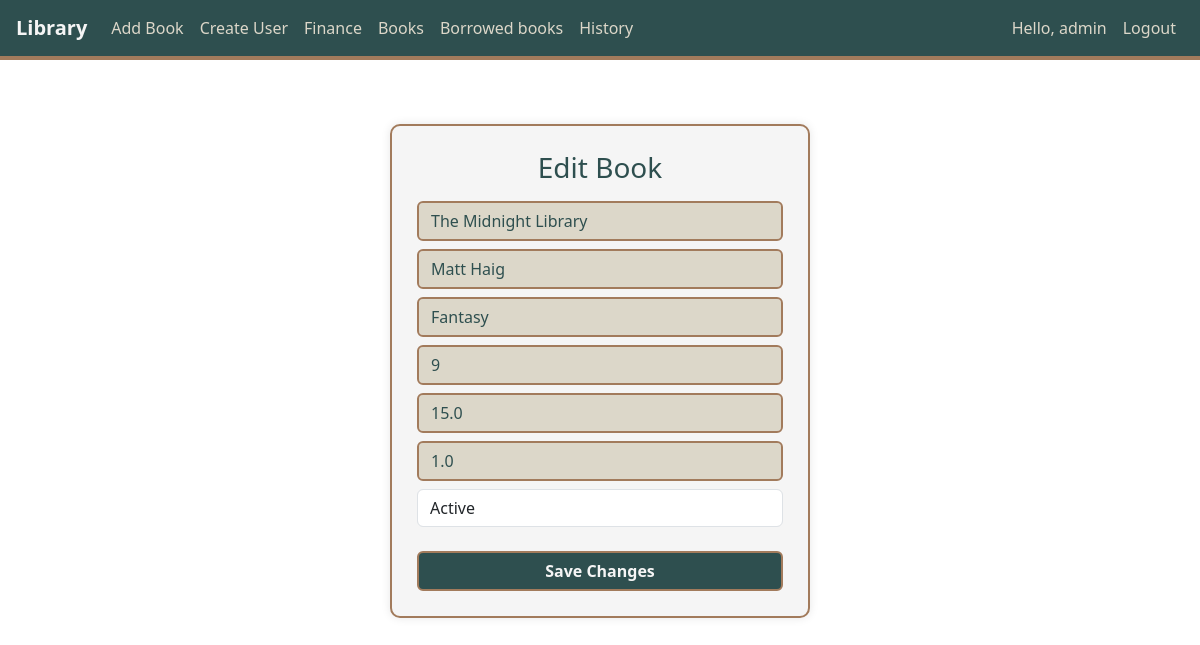
Page /admin/books/edit/3 (signed in) on the committed database.
### tables this page shows
CREATE TABLE books (    id INTEGER PRIMARY KEY AUTOINCREMENT,    title TEXT NOT NULL,    author_id INTEGER NOT NULL,    genre_id INTEGER NOT NULL,    stock INTEGER NOT NULL DEFAULT 0,    status TEXT NOT NULL DEFAULT 'active',       buy_price REAL NOT NULL DEFAULT 0,           borrow_fee REAL NOT NULL DEFAULT 0,         FOREIGN KEY (author_id) REFERENCES authors(id),    FOREIGN KEY (genre_id) REFERENCES genres(id));

CREATE TABLE authors (    id INTEGER PRIMARY KEY AUTOINCREMENT,    name TEXT NOT NULL UNIQUE);

CREATE TABLE genres (    id INTEGER PRIMARY KEY AUTOINCREMENT,    name TEXT NOT NULL UNIQUE);

### app.py (the view, shortened to what this page needs)
@app.route("/admin/books/edit/<int:book_id>", methods=["GET", "POST"])
@login_required
def edit_book(book_id):
    if request.method == "GET":
        book = db.execute("""
            SELECT books.*, authors.name AS author_name, genres.name AS genre_name
            FROM books
            JOIN authors ON books.author_id = authors.id
            JOIN genres ON books.genre_id = genres.id
            WHERE books.id = ?
        """, book_id)
        if not book:
            flash("Book not found.")
            return redirect("/index")
        return render_template("edit_book.html", book=book[0])

### app.py (called while the page is built)
def login_required(f):
    @wraps(f)
    def decorated_function(*args, **kwargs):
        if session.get("user_id") is None:
            flash("You must be logged in.")
            return redirect("/login")
        return f(*args, **kwargs)
    return decorated_function

### templates/edit_book.html (shortened to what this page needs)
{% extends "layout.html" %}
{% block body %}
<div class="auth-box">
    <h3 class="text-center mb-3" style="color:#2E4F4F;">Edit Book</h3>
   <form action="/admin/books/edit/{{ book.id }}" method="post">
        <input name="title" class="form-control my-2" value="{{ book.title }}" placeholder="Title">
        <input name="author" class="form-control my-2" value="{{ book.author_name }}" placeholder="Author">
        <input name="genre" class="form-control my-2" value="{{ book.genre_name }}" placeholder="Genre">
        <input name="stock" type="number" class="form-control my-2" value="{{ book.stock }}" placeholder="Stock">
        <input name="buy_price" type="number" step="0.01" class="form-control my-2" value="{{ book.buy_price }}" placeholder="Buy Price">
        <input name="borrow_fee" type="number" step="0.01" class="form-control my-2" value="{{ book.borrow_fee }}" placeholder="Borrow Fee">
        <select name="status" class="form-control my-2">
            <option value="active" {% if book.status == 'active' %}selected{% endif %}>Active</option>
        </select>
        <button class="btn btn-library w-100 mt-3" >Save Changes</button>
    </form>
</div>
{% endblock %}

### static/css/styles.css (style rules this page uses)
.auth-box { max-width: 420px; margin: 40px auto; padding: 25px; background: #F5F5F5; border-radius: 10px; border: 2px solid #A27B5C; box-shadow: 0 0 10px rgba(0,0,0,0.1); }
.auth-box input { border: 2px solid #A27B5C; background-color: #DCD7C9; color: #2E4F4F; }
.btn-library { background-color: #2E4F4F; color: #F5F5F5; border: 2px solid #A27B5C; font-weight: 600; }

### rows in the picture
books: title "The Midnight Library", stock "9", buy_price "15.0", borrow_fee "1.0", status "Active"
authors: author "Matt Haig"
genres: genre "Fantasy"

### other values in the picture
{{ session.username }} "admin"
